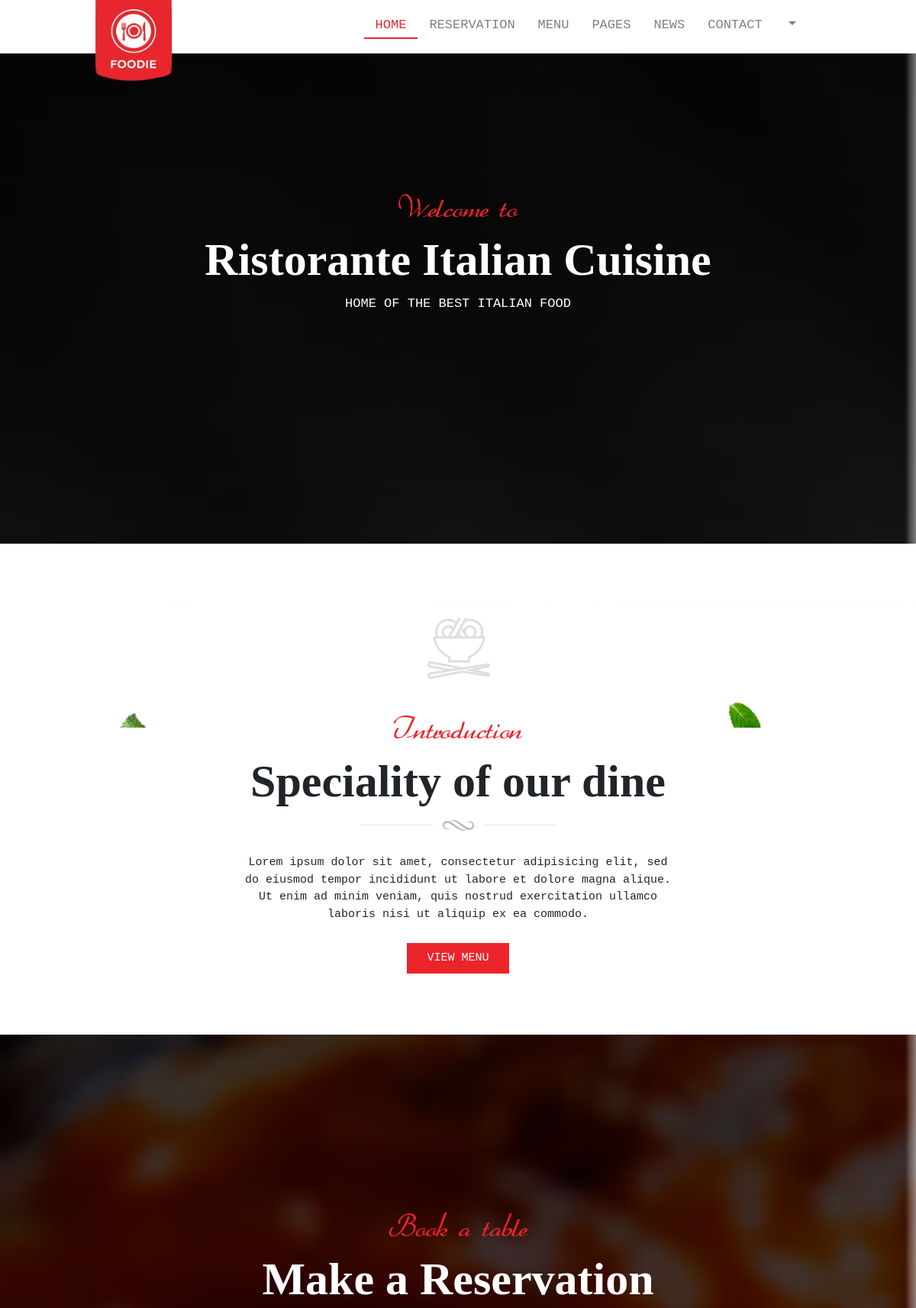
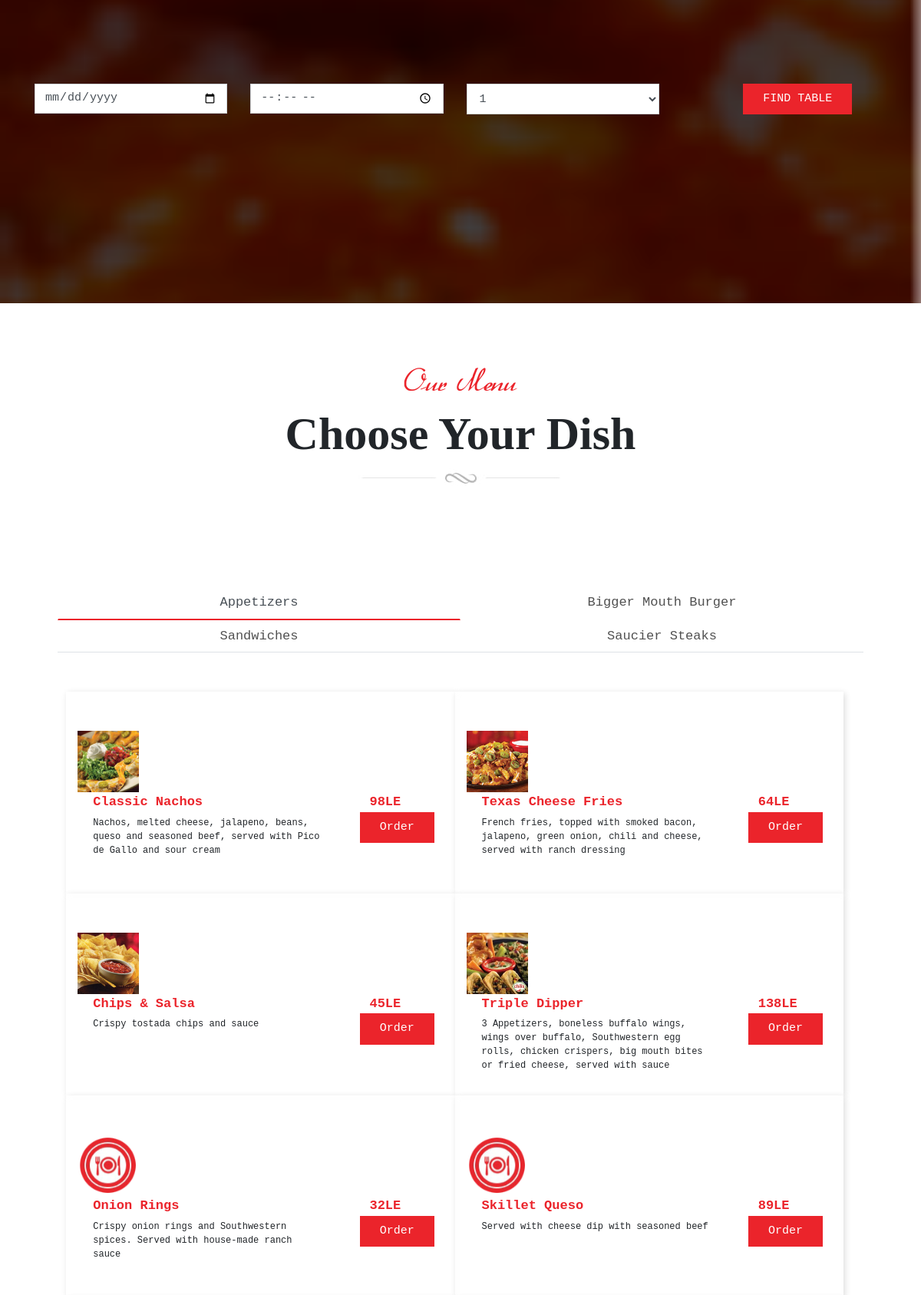
The page / (upper part) on the database its author committed (2 pictures, top to bottom).
### tables this page shows
CREATE TABLE `menu` (
  `menuID` int(11) NOT NULL,
  `name` varchar(20) NOT NULL
);

CREATE TABLE `item` (
  `itemID` int(11) NOT NULL,
  `itemName` varchar(50) NOT NULL,
  `description` text,
  `type` varchar(30) NOT NULL,
  `price` float NOT NULL,
  `img` varchar(50) DEFAULT NULL
);

### DB.php (called while the page is built, shortened)
<?php
    class DataBase
    {
        private $pd=null;
        public function __construct($name){
            $this->pd=new PDO("mysql:host=localhost;dbname=$name","root","");
        }
        public function getRows($q,$arg){
            $stm= $this->pd->prepare($q);
            $stm->execute($arg);
            return $stm->fetchAll();
        }
    }
    $db=new DataBase("foodie");
?>

### index.php (the view, shortened to what this page needs)
<?php
    include("DB.php");
?>
<!DOCTYPE html>
<html>
<head>
    <link rel="stylesheet" href="css/bootstrap.css">
    <link rel="stylesheet" href="css/rtl.css">
    <link rel="stylesheet" href="css/style.css">
</head>
<body>
    <nav class="navbar navbar-expand-lg navbar-light bg-light bglt">
        <img class="navbar-brand" src="images/logo.png">
        <div class="collapse navbar-collapse" id="navbarTogglerDemo02">
            <ul class="navbar-nav ml-auto mt-2 mt-lg-0">
                <li class="nav-item active">
                    <a class="nav-link" href="#">HOME <span class="sr-only">(current)</span></a>
                </li>
                <li class="nav-item ">
                    <a class="nav-link" href="#book">RESERVATION <span class="sr-only">(current)</span></a>
                </li>
                <li class="nav-item ">
                    <a class="nav-link" href="#menu">MENU <span class="sr-only">(current)</span></a>
                </li>
                <li class="nav-item ">
                    <a class="nav-link" href="#">PAGES <span class="sr-only">(current)</span></a>
                </li>
                <li class="nav-item ">
                    <a class="nav-link" href="#">NEWS <span class="sr-only">(current)</span></a>
                </li>
                <li class="nav-item ">
                    <a class="nav-link" href="#">CONTACT <span class="sr-only">(current)</span></a>
                </li>
                <li class="nav-item ">
                    <a class="nav-link dropdown-toggle" data-toggle="dropdown" aria-haspopup="false" aria-expanded="true">
                    </a>
                </li>
            </ul>
        </div>
    </nav>
    <div id="welcome" class="welcome">
        <div class="welcomeDiv container">
            <span class="textWelcome"> Welcome to</span>
            <br>
            <span class="whiteTxt welHead"> Ristorante Italian Cuisine</span>
            <br>
            <span class="whiteTxt underWelTxt"> HOME OF THE BEST ITALIAN FOOD</span>
            <br><br><br>
        </div>
    </div>
    <div id="intro" class="intro">
        <div class="introDiv container">
            <img src="images/upper_menu.png">
            <br><br>
            <span class="textWelcome"> Introduction</span>
            <br>
            <span class="blackTxt welHead "> Speciality of our dine</span>
            <br>
            <img class="linne" src="images/line_menu.png">
            <br><br>
            <div class="blackTxt introTxt"> Lorem ipsum dolor sit amet, consectetur adipisicing elit, sed do eiusmod
                tempor incididunt ut labore et dolore magna alique. Ut enim ad minim veniam, quis nostrud exercitation
                ullamco laboris nisi ut aliquip ex ea commodo.</div>
            <br><br>
            <button class="reserveBtn btn">VIEW MENU</button>
        </div>
    </div>
    <div id="book" class="book">
        <center>
            <div class="bookDiv container">
                <span class="textWelcome"> Book a table</span>
                <br>
                <span class="whiteTxt welHead "> Make a Reservation</span>
                <br><br><br><br>
                <div class="container">
                    <form class="ng-pristine ng-valid">
                        <div class="row">
                            <div class="col-lg-3">
                                <div class="form-group">
                                    <br>
                                    <div class="input-group">
                                        <input type="date" name="" max="3000-12-31" min="1000-01-01" class="form-control"
                                            placeholder="date">
                                    </div>
                                </div>
                            </div>
                            <div class="col-lg-3">
                                <div class="form-group">
                                    <br>
                                    <div class="input-group">
                                        <br>
                                        <input type="time" name="" class="form-control" placeholder="date">
                                    </div>
                                </div>
                            </div>
                            <div class="col-lg-3">
                                <div class="form-group">
                                    <br>
                                    <div class="input-group">
                                        <select class="form-control">
                                            <option>1</option>
                                        </select>
                                    </div>
                                </div>
                            </div>
                            <div class="col-lg-3">
                                <button type="" class="formSubmit reserveBtn btn">FIND TABLE</button>
                            </div>
                        </div>
                    </form>
                </div>
            </div>
        </center>
    </div>
    <div id="menu" class="menu">
        <center>
            <div class="menuDiv">
                <span class="textWelcome"> Our Menu</span>
                <br>
                <span class="blackTxt welHead "> Choose Your Dish</span>
                <br>
                <img class="linne" src="images/line_menu.png">
                <br><br><br><br><br><br>
                <nav class="menuNav col-12">
                    <div class="nav nav-tabs" id="nav-tab" role="tablist">
                <?php
                    $i=0;
                     $rows=$db->getRows("select * from menu ",array());
                     foreach($rows as $items){
                         $r = str_replace(' ', '_', $items[1]);
                         (int)$c=12/2;
                         if ( $i==0 ){
                            echo'<a class=" col-lg-'.$c.' col-12 nav-item nav-link active" id="nav-'.$r.'-tab" data-toggle="tab" href="#nav-'.$r.'"
                                role="tab" aria-controls="nav-'.$r.'" aria-selected="true">'.$items[1].'</a>';
                         }
                        else{
                            echo'<a class=" col-lg-'.$c.' col-12 nav-item nav-link" id="nav-'.$r.'-tab" data-toggle="tab" href="#nav-'.$r.'"
                                role="tab" aria-controls="nav-'.$r.'" aria-selected="false">'.$items[1].'</a>';
                        }
                        $i++;
                     }
                ?>
                 </div>
                </nav>
                <br><br>
                <div class="">
                <div class="menutable tab-content" id="nav-tabContent">
                <?php
                    $ii=0;
                     $x=$db->getRows("select * from menu ",array());
                     foreach($x as $y){
                         $r = str_replace(' ', '_', $y[1]);
                        if ($ii==0){
                                echo' <div class="tab-pane fade show active" id="nav-'.$r.'" role="tabpanel" aria-labelledby="nav-'.$r.'-tab">
                                        <div class="container-fluid">
                                        <div class="row justify-content-md-center">';
                                        $rows=$db->getRows("select * from item where type = ?",array($y[1]));
                                        foreach($rows as $items){
                                                echo'
                                                    <div class="col col-lg-5 col-md-10 col-sm-10 col-xs-10">
                                                        <div class="carbonads">
                                                            <span>
                                                                <br><Br>
                                                                <div class="carbon-wrap">';
                                                                if ( $items[5] != NULL)
                                                               echo'<img class="item_Pic" src="images/itemsImgs/'.$items[5].'" alt="">';
                                                                else
                                                               echo'<img class="item_Pic" src="images/icon.ico" alt="">';
                                                                    echo'
                                                                    <span class="item_title">
                                                                        <span class="itemTitle_name">'.$items[1].'</span>  <span class="itemPrice">'.$items[4].'LE</span>
                                                                    </span>
                                                                    <br>
                                                                    <span class="item_info">
                                                                        '.$items[2].'
                                                                    </span>
                                                                    <span class="item_price">                                                         <br>
                                                                        <button type="button" onclick="getAjax('.$items[0].');"class="orderBtn reserveBtn btn " data-toggle="modal" data-target="#exampleModalCenter">
                                                                            Order
                                                                        </button>
                                                                    </span>
                                                                </div>
                                                            </span>
                                                        </div>
                                                    </div>';
                                                }
                        }
                        else{
                            echo' <div class="tab-pane fade  " id="nav-'.$r.'" role="tabpanel" aria-labelledby="nav-'.$r.'-tab">
                                        <div class="container-fluid">
                                        <div class="row justify-content-md-center">';
                        }
                        $ii++;
                        echo'  </div>
                            </div>
                        </div>';
                     }
                ?>
                </div>
            </div>
        </center>
    </div>
    <link rel='stylesheet' href='https://use.fontawesome.com/releases/v5.5.0/css/all.css'>
</body>
</html>

### css/rtl.css (style rules this page uses)
.container-fluid { padding-left: 0px; padding-right: 0px; }
.bglt { background-color: white !important; //border-top: 2px solid #eb242b; height: 70px; }
.navbar-collapse { position: sticky; right: 50%; padding-bottom: 42px; }
.navbar-brand { width: 110px; height: 130px; padding: 0px; margin-top: 20px; position: sticky; left: 10%; }
.navbar-light .navbar-nav .show > .nav-link, .navbar-light .navbar-nav > .nav-link, .navbar-light .navbar-nav .nav-link.show, .navbar-light .navbar-nav .nav-link { padding-left: 15px; padding-right: 15px; margin-top: 35px; padding-bottom: 3px; cursor: pointer; user-select: auto; }
.navbar-light .navbar-nav .show > .nav-link, .navbar-light .navbar-nav .active > .nav-link, .navbar-light .navbar-nav .nav-link.show, .navbar-light .navbar-nav .nav-link.active { color:#eb242b; border-bottom: 2px solid; }
li { background-color: white; }
.form-control { border-radius: 0px; width:180px; font-size: 15px; }
select.form-control:not([size]):not([multiple]) { height: 40px; }
.nav-tabs .nav-link.active, .nav-tabs .nitem.show .nav-link { border-color: white white ; border-bottom: 2px solid #eb242b; color: #495057; }
a { color: #515151; }
.col { background-color: rgba(255, 255, 255, 0.95); padding-bottom: 30px; box-shadow: 2px 2px 8px 0px #ddd; flex-basis: auto; margin-left: 0px; }

### css/style.css (style rules this page uses)
body { font-family: monospace; font-size: 17px; }
.welcome { background: url('../images/welcomingBackground.jpg') no-repeat center center fixed; width: 100%; min-height: 100%; background-position: center; background-repeat: no-repeat; background-size: cover; margin-left: 0px; margin-right: 0px; margin-top: -70px; height: -webkit-fill-available; }
.welHead { font-size: 60px; font-family: -webkit-body; font-weight: bolder; }
.welcomeDiv { padding: 250px 0px; text-align: center; width: 100%; }
.textWelcome { color:#eb242b; font-size: 30px; font-family: "Heather"; }
.whiteTxt { color:white; }
.underWelTxt { font-family: inherit; }
.reserveBtn { background-color: #eb242b; color:white; padding: 8px 25px; font-size: 15px; border-radius: 0px; transition: all 0.3s; }
.intro { background: url('../images/introBackground.png') center center; width: 100%; min-height: 100%; background-position: center; background-repeat: no-repeat; background-size: contain; text-align: center; }
.introDiv { padding: 80px 0px; }
.blackTxt { color:blcak; }
.introTxt { text-align: center; width:50%; font-size: 15px; font-family: inherit; display: inline-block; }
.book { background: url('../images/bookBackground.png') no-repeat center center fixed; width: 100%; min-height: 100%; background-position: center; background-repeat: no-repeat; background-size: cover; }
.bookDiv { padding: 230px 0px; text-align: center; width: 100%; }
.formSubmit { margin-top: 25px; margin-left: 50px; }
.menu { width: 100%; min-height: 100%; background-position: center; background-repeat: no-repeat; background-size: contain; text-align: center; height: auto; }
.menuDiv { padding: 80px 0px; }
.menuNav { width:90%; }
.menutable { width:100%; }
.carbonads { max-width: 550px; }
.item_Pic { float: left; height: 80px; width: 80px; max-width: 600px; }
.item_title { color:#eb242b; font-weight: bold; float: left; padding-left: 20px; }
.itemTitle_name { min-width: 350px; display: inline-block; text-align: left; }
.item_info { font-size: 12px; float: left; padding-left: 20px; padding-top: 5px; max-width: 250px; text-align: left; min-width: 316px; min-height: 76px; }
.orderBtn { margin-left: 40px; }
.row { margin-right:0px; }

### rows shown on the page
menu: name "Appetizers"
menu: name "Bigger Mouth Burger"
menu: name "Sandwiches"
menu: name "Saucier Steaks"
item: img (picture), itemName "Classic Nachos", price "98", description "Nachos, melted cheese, jalapeno, beans, queso and seasoned beef, served with Pico de Gallo and sour cream"
item: img (picture), itemName "Texas Cheese Fries", price "64", description "French fries, topped with smoked bacon, jalapeno, green onion, chili and cheese, served with ranch dressing"
item: img (picture), itemName "Chips & Salsa", price "45", description "Crispy tostada chips and sauce"
item: img (picture), itemName "Triple Dipper", price "138", description "3 Appetizers, boneless buffalo wings, wings over buffalo, Southwestern egg rolls, chicken crispers, big mouth bites or fried cheese, served with sauce"
item: itemName "Onion Rings", price "32", description "Crispy onion rings and Southwestern spices. Served with house-made ranch sauce"
item: itemName "Skillet Queso", price "89", description "Served with cheese dip with seasoned beef"
